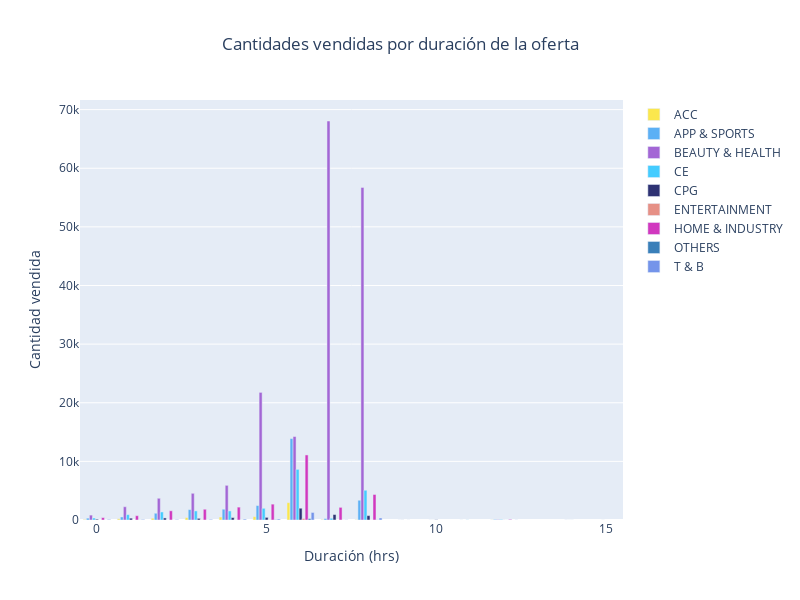

The cell this chart's notebook holds for it:
### Code cell
fig = go.Figure()
scatter_ofertas = ofertas_relampagos_df.groupby(['DURATION_HRS','VERTICAL'])['SOLD_QUANTITY'].sum().to_frame().reset_index()
color_map = dict(zip(ofertas_relampagos_df.VERTICAL.unique(),['#2E3273','#397FB9','#44CCFF','#5CB0F5','#7494EA','#A366D5','#D138BF','#E69086','#FBE74D']))
scatter_ofertas['COLOR'] = scatter_ofertas.VERTICAL.map(color_map)
for k in scatter_ofertas.VERTICAL.unique():
    df_filtrado = scatter_ofertas[scatter_ofertas.VERTICAL==k]
    fig.add_trace(go.Bar(x=df_filtrado.DURATION_HRS,y=df_filtrado.SOLD_QUANTITY,name=k,marker_color=df_filtrado.COLOR.values[0]))
fig.update_layout(title_text='Cantidades vendidas por duración de la oferta', title_x=0.5,width=800,height=600,xaxis_title='Duración (hrs)',yaxis_title='Cantidad vendida')

### Figure 1 — Plotly figure (JSON) as saved in the notebook; plotly's stock layout.template omitted (floating-point values rounded to 4 significant figures)
{"data": [{"marker": {"color": "#FBE74D"}, "name": "ACC", "type": "bar", "x": [0, 1, 2, 3, 4, 5, 6, 7, 8, 12], "y": [88, 206, 298, 408, 501, 566, 2957, 68, 44, 20]}, {"marker": {"color": "#5CB0F5"}, "name": "APP & SPORTS", "type": "bar", "x": [0, 1, 2, 3, 4, 5, 6, 7, 8, 11, 12], "y": [315, 518, 1153, 1770, 1838, 2466, 13890, 247, 3370, 0, 91]}, {"marker": {"color": "#A366D5"}, "name": "BEAUTY & HEALTH", "type": "bar", "x": [0, 1, 2, 3, 4, 5, 6, 7, 8, 10, 12, 14], "y": [835, 2266, 3707, 4554, 5912, 21766, 14239, 68057, 56735, 1, 63, 6]}, {"marker": {"color": "#44CCFF"}, "name": "CE", "type": "bar", "x": [0, 1, 2, 3, 4, 5, 6, 7, 8, 9, 10, 11, 12, 14, 15], "y": [336, 913, 1375, 1551, 1545, 1995, 8637, 298, 5075, 1, 0, 18, 89, 0, 0]}, {"marker": {"color": "#2E3273"}, "name": "CPG", "type": "bar", "x": [0, 1, 2, 3, 4, 5, 6, 7, 8, 9, 10, 12, 14], "y": [138, 314, 351, 284, 417, 449, 2009, 935, 748, 6, 38, 6, 1]}, {"marker": {"color": "#E69086"}, "name": "ENTERTAINMENT", "type": "bar", "x": [0, 2, 3, 4, 5, 6, 8, 12], "y": [0, 5, 30, 15, 33, 257, 16, 1]}, {"marker": {"color": "#D138BF"}, "name": "HOME & INDUSTRY", "type": "bar", "x": [0, 1, 2, 3, 4, 5, 6, 7, 8, 9, 12], "y": [402, 734, 1572, 1836, 2198, 2707, 11097, 2157, 4353, 0, 105]}, {"marker": {"color": "#397FB9"}, "name": "OTHERS", "type": "bar", "x": [0, 1, 2, 3, 4, 5, 6, 7, 8], "y": [0, 13, 3, 11, 6, 50, 238, 4, 32]}, {"marker": {"color": "#7494EA"}, "name": "T & B", "type": "bar", "x": [0, 1, 2, 3, 4, 5, 6, 7, 8, 12], "y": [97, 90, 79, 103, 151, 168, 1284, 25, 344, 8]}], "layout": {"height": 600, "title": {"text": "Cantidades vendidas por duración de la oferta", "x": 0.5}, "width": 800, "xaxis": {"title": {"text": "Duración (hrs)"}}, "yaxis": {"title": {"text": "Cantidad vendida"}}}}
